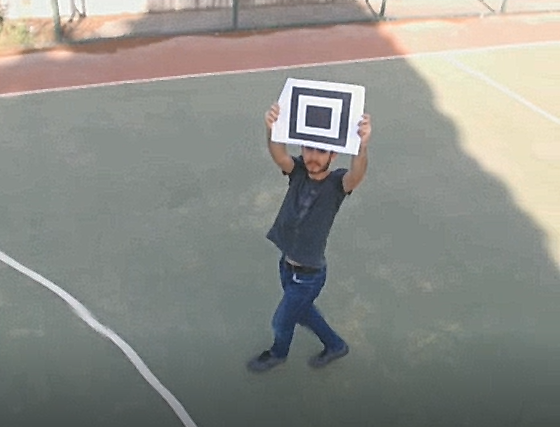
#> input picture Veriler/t2.png, 560 x 427 px
$ python breadBoard2.py
#> lines starting #> are read from the running program, lines starting #| are printed output that depends on the picture; after the words box and inside, x2 and y2 are one past the last pixel; in counts of white or black regions, pixels touching at a corner belong together
import imutils
import cv2
from matplotlib import pyplot as plt

img  = cv2.imread("../Veriler/t2.png")
#> img is the input picture: shape (427, 560, 3); mean B, G, R 135, 140.8, 139.8
frame = img[:]
gray = cv2.cvtColor(img, cv2.COLOR_BGR2GRAY)
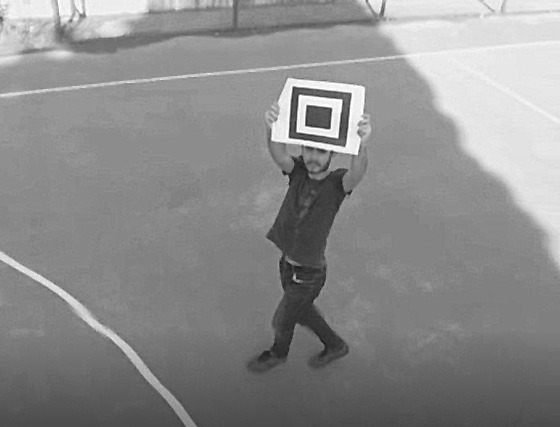
#> gray: shape (427, 560); min 17, max 255, mean 139.8
blurred = cv2.GaussianBlur(gray, (7, 7), 0)
edged = cv2.Canny(blurred, 50, 150)
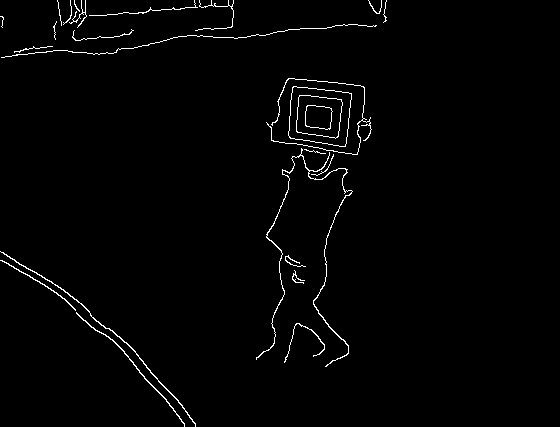
#> edged: shape (427, 560); 1.5% white in thin lines or dots, all inside (x1, y1, x2, y2) = (0, 0, 387, 427)
cnts = cv2.findContours(edged.copy(), cv2.RETR_EXTERNAL,
                        cv2.CHAIN_APPROX_SIMPLE)
#> cnts = 24 contours, 17 with area under 20; largest, box (x1, y1, x2, y2) and area: (288, 86, 352, 147) 3115, (256, 148, 353, 367) 170, (0, 251, 196, 427) 149, (76, 312, 185, 427) 97, (0, 260, 76, 311) 50, (266, 78, 372, 155) 39, (284, 323, 325, 363) 30
cnts = imutils.grab_contours(cnts)
#frame = imutils.resize(img, width=800)
"""
cv2.imshow("sadasd", edged)
cv2.waitKey(0)

for i in cnts:
    peri = cv2.arcLength(i, True)
    approx = cv2.approxPolyDP(i, 0.01 * peri, True)
    x, y, w, h = cv2.boundingRect(approx)

    edged2 = edged.copy()
    edged2[:,:] = 0
    edged2[y+10:y+h-10, x+10:x + w-10] = edged[y+10:y+h-10, x+10:x + w-10]
    cnts2 = cv2.findContours(edged2.copy(), cv2.RETR_EXTERNAL,
                            cv2.CHAIN_APPROX_SIMPLE)
    cnts2 = imutils.grab_contours(cnts2)

#if len(approx) >= 4 and len(approx) <= 6:
        #(x, y, w, h) = cv2.boundingRect(approx)
        cv2.rectangle(img, (x, y), (x + w, y + h), (0, 255, 0), 2)
        print(x, y, w, h)
        cv2.imshow("sadasd", img)
        cv2.waitKey(0)


    for j in cnts2:
        peri2 = cv2.arcLength(j, True)
        approx2 = cv2.approxPolyDP(j, 0.01 * peri2, True)
        if len(approx2) >= 4 and len(approx2) <= 6:
            x2, y2, w2, h2 = cv2.boundingRect(approx2)

            if (x2 - x) > 0 and (y2 - y) > 0 and (h - h2) > 0 and (w - w2) > 0:

                M = cv2.moments(approx)
                (cX, cY) = (int(M["m10"] // M["m00"]), int(M["m01"] // M["m00"]))
                print(cX,cY) #approx2 yapmadım en büyük karenin merkezi

"""
plt.imshow(frame)
plt.show()
#cv2.imwrite("../Veriler/t4.png",edged2)
############YAPILACAKLAR###########

# Tespit edilen ve etrafına dikdörtgen çizilen şekilden yeni resim elde etceksin düşük pikselli
# sonra onun içinde kare arıyacaksın diğer yöntemlerle birleştirip olası kareyi bulup onun x,y,w,h ını bulacaksın
# çıkan ikinci x,y,w, h 'lardan ilklein qfarkına bakıp içinde olup olmadığına bakacaksın.

$ run again, with Veriler/t3.png copied over Veriler/t2.png
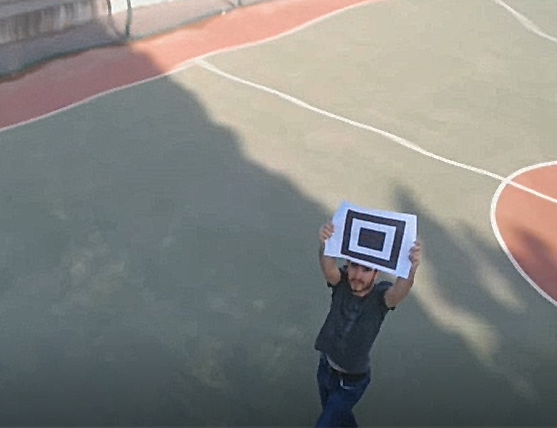
#> input picture Veriler/t3.png, 557 x 428 px
#> img is the input picture: shape (428, 557, 3); mean B, G, R 128.5, 132.1, 131.5
#> `gray = cv2.cvtColor(img, cv2.COLOR_BGR2GRAY)`:
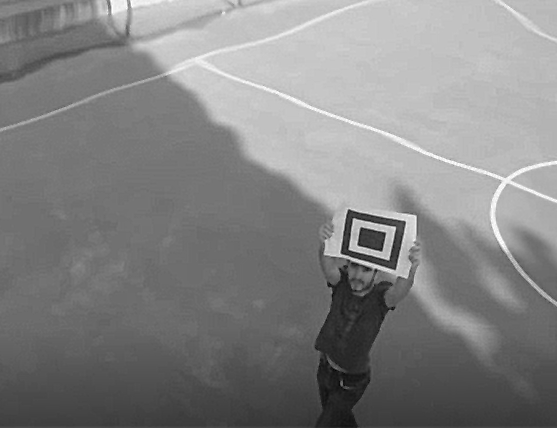
#> gray: shape (428, 557); min 3, max 255, mean 131.6
#> `edged = cv2.Canny(blurred, 50, 150)`:
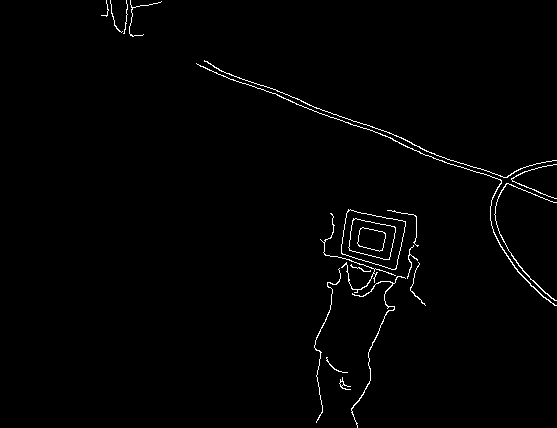
#> edged: shape (428, 557); 1.2% white in thin lines or dots, all inside (x1, y1, x2, y2) = (101, 0, 557, 428)
#> cnts = 18 contours, 10 with area under 20; largest, box (x1, y1, x2, y2) and area: (341, 209, 406, 270) 2746, (196, 63, 557, 306) 103, (351, 276, 406, 428) 65, (494, 183, 557, 301) 54, (204, 60, 557, 178) 48, (320, 213, 396, 293) 39, (314, 268, 341, 423) 26, (339, 377, 351, 390) 20
